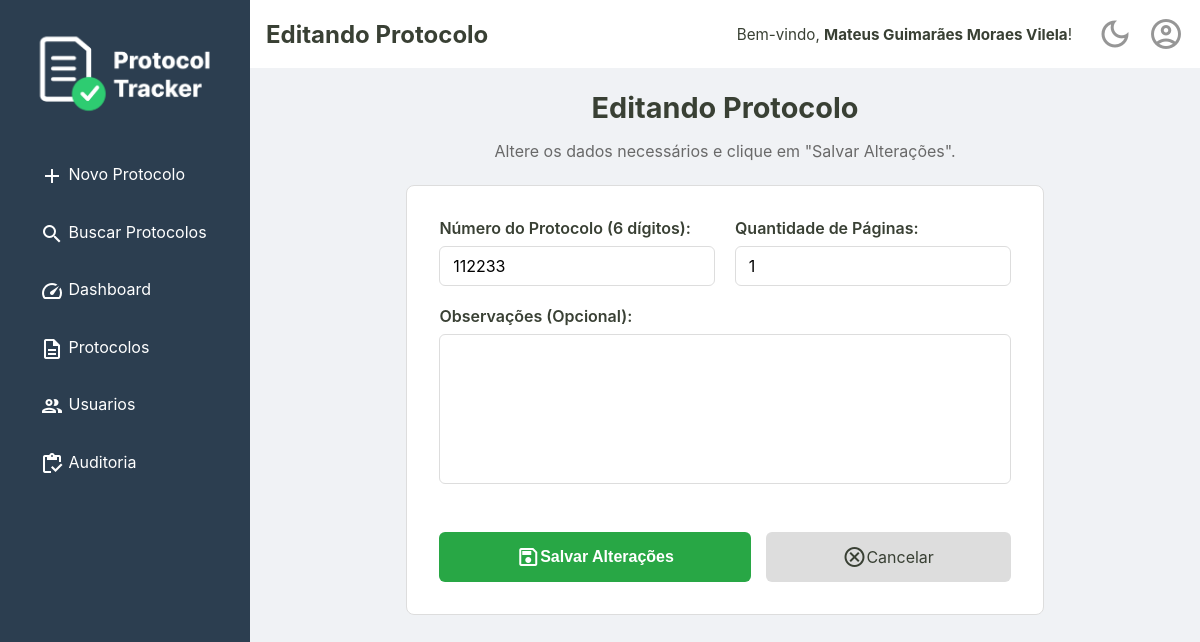
/editar?id=7d22a355-df3c-40a1-b2b8-d2282a7bfb90 (signed in), run on an earlier commit of the app's database.
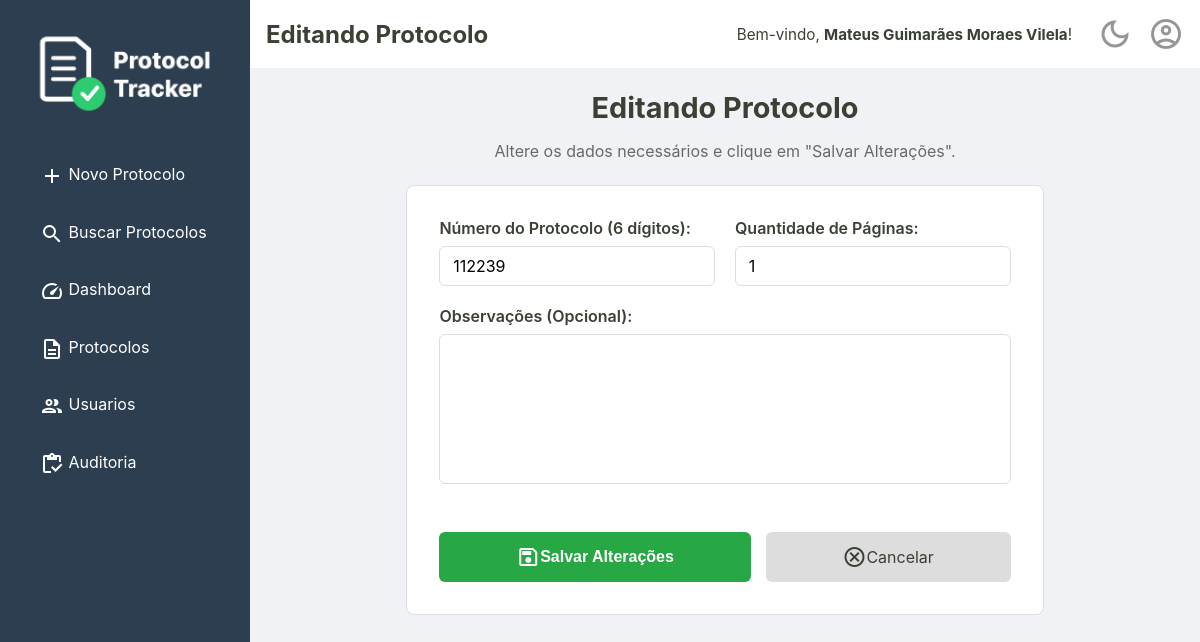
And on a later commit of the database.
### tables this page shows
CREATE TABLE protocolos (
    id TEXT PRIMARY KEY,
    id_usuario INTEGER NOT NULL,
    numero TEXT NOT NULL UNIQUE,
    quantidade_paginas INTEGER NOT NULL,
    observacoes TEXT,
    criado_em TEXT NOT NULL,
    alterado_em TEXT,
    deletado_em TEXT,
    FOREIGN KEY (id_usuario) REFERENCES usuarios (id)
  );

### src/Controller/WebController.php (called while the page is built, shortened)
<?php
class WebController
{
    public function exibirFormularioEdicao(?string $erro = null)
    {
        $id = $_GET['id'] ?? null;
        $protocolo = $this->repositorio->buscaPorId($id);
        $tituloDaPagina = "Editando Protocolo";
        require __DIR__ . '/../../templates/editar.php';
    }
}

### src/Repository/ProtocoloRepositorySql.php (called while the page is built, shortened)
<?php
final class ProtocoloRepositorySql implements ProtocoloRepositoryInterface
{
    private PDO $connection;
    public function __construct(PDO $connection)
    {
        $this->connection = $connection;
    }
    public function buscaPorId(string $id): ?Protocolo
    {
        $sqlQuery = "SELECT * FROM protocolos WHERE id = :id;";
        $stmt = $this->connection->prepare($sqlQuery);
        $stmt->bindValue(':id', $id);
        $stmt->execute();
        $protocolo = $stmt->fetch();
        return Protocolo::fromArray($protocolo);
    }
}

### src/Model/Protocolo.php (called while the page is built, shortened)
<?php
class Protocolo {
    public function numero(): string {
        return $this->numero;
    }
    public function paginas(): int {
        return $this->quantidade_paginas;
    }
    public static function fromArray(array $dados): self
    {
        try {
            $criado_em = new DateTimeImmutable($dados['criado_em']);
            $alterado_em = isset($dados['alterado_em']) ? new DateTimeImmutable($dados['alterado_em']) : null;
            $deletado_em = isset($dados['deletado_em']) ? new DateTimeImmutable($dados['deletado_em']) : null;
        } catch (Exception $e) {
            throw new Exception("Falha ao criar data");
        }
        return new self(
            $dados['id'],
            $dados['id_usuario'],
            $dados['numero'],
            $dados['quantidade_paginas'],
            $criado_em,
            $dados['observacoes'] ?? null,
            $alterado_em,
            $deletado_em
        );
    }
}

### templates/editar.php (the view, shortened to what this page needs)
<?php require __DIR__ . '/_partials/_header.php'; ?>
<div class="home-container">
        <h2><?= htmlspecialchars($tituloDaPagina) ?></h2>
        <p>Altere os dados necessários e clique em "Salvar Alterações".</p>
        <form action="/editar" method="post" class="protocolo-form">
            <div class="form-row">
                <div class="form-group">
                    <label for="numero">Número do Protocolo (6 dígitos):</label>
                    <input type="text" id="numero" name="numero" value="<?= htmlspecialchars($protocolo->numero()) ?>" required maxlength="6" pattern="\d{6}">
                </div>
                <div class="form-group">
                    <label for="paginas">Quantidade de Páginas:</label>
                    <input type="number" id="paginas" name="paginas" value="<?= htmlspecialchars($protocolo->paginas()) ?>" required min="1">
                </div>
            </div>
            <div class="form-group">
                <label for="observacoes">Observações (Opcional):</label>
                <textarea id="observacoes" name="observacoes" rows="3"></textarea>
            </div>
            <div class="form-actions-edit">
                <button type="submit" class="btn-salvar"><span class="material-icons-outlined"> save</span> Salvar Alterações</button>
                <a href="/busca" class="btn-cancelar"><span class="material-icons-outlined">cancel</span> Cancelar</a>
            </div>
        </form>
    </div>
<?php require __DIR__ . '/_partials/_footer.php'; ?>

What changed in the data, as far as the page shows it:
changed protocolos: numero "112233" → "112239"
